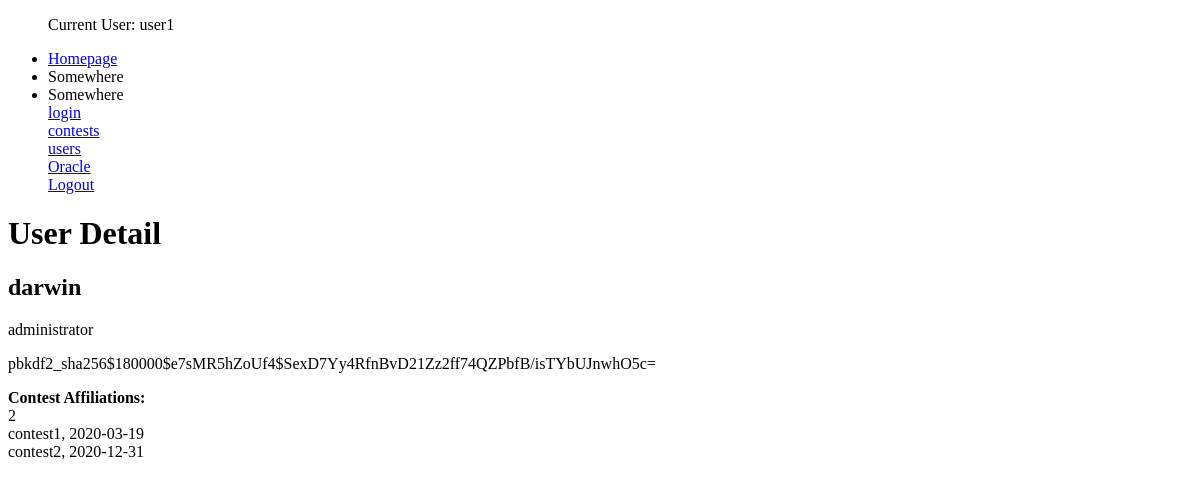
/users/1/ (signed in), run on an earlier commit of the app's database.
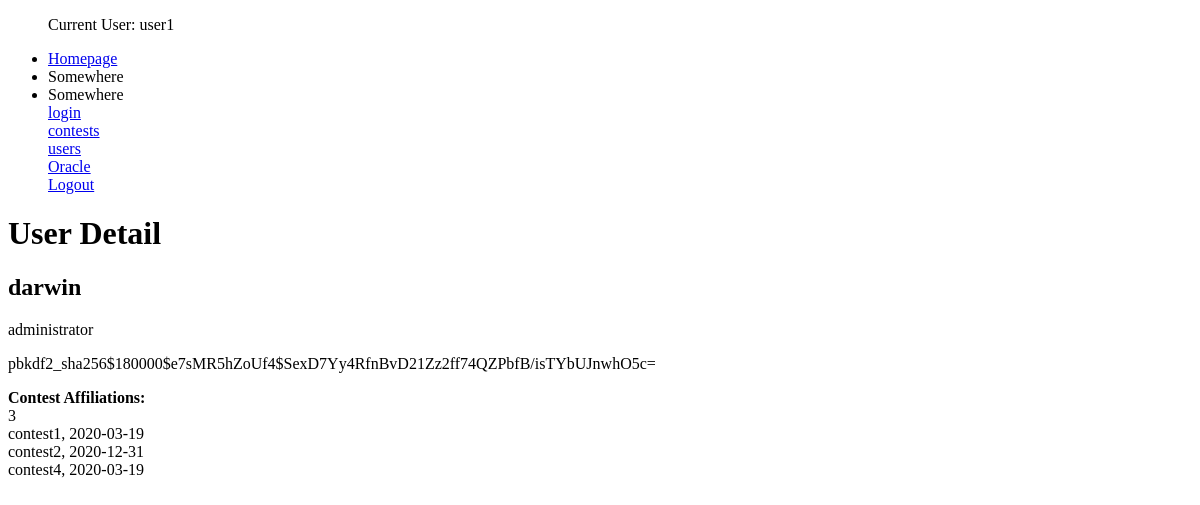
And on a later commit of the database.
### users/models.py (models this page shows, shortened)
class CustomUser(AbstractBaseUser):
    userName        = models.CharField(max_length = 30, unique = True)
    userType        = models.CharField(max_length=20,
                                    choices = user_choices,
                                    default = user_choices[1])
    participatingIn  = models.ManyToManyField(Contest, blank = True)
    date_joined     = models.DateTimeField(blank = True, null = True)
    last_login      = models.DateTimeField(blank = True, null = True)
    admin        = models.BooleanField(default = False)
    active       = models.BooleanField(default = True)
    staff        = models.BooleanField(default = False)
    is_superuser    = models.BooleanField(default = False)
    USERNAME_FIELD = 'userName'
    REQUIRED_FIELDS = ['userType', 'password']
    objects = MyAccountManager()

### contests/models.py (models this page shows, shortened)
class Contest(models.Model):
    contestName             = models.CharField(max_length = 20, unique = True)
    contestDate             = models.DateField()
    contestants             = models.ManyToManyField('users.CustomUser', blank = True)
    contestHours            = models.PositiveSmallIntegerField(default = 2)
    contestMinutes          = models.PositiveSmallIntegerField(default = 0)
    contestDuration         = models.DurationField(default = datetime.timedelta(days = 0, seconds=7200))
    isRunning               = models.BooleanField(default = False)
    def __str__(self):
        return self.contestName + ", " + str(self.contestDate)

### users/views.py (the view)
# urls.py: path('<int:id>/', login_required(UserDetailView.as_view()), name = 'user-detail'),
class UserDetailView(DetailView):
    template_name = 'users/user_detail.html'
    queryset = CustomUser.objects.all()
    def get_object(self):
        id_ = self.kwargs.get("id")
        return get_object_or_404(CustomUser, id = id_)

### users/templates/users/user_detail.html
{% extends 'base.html' %}
{% block content %}
<h1>User Detail</h1>
<h2>{{ object.userName }}</h2>
<p>{{ object.userType }}</p>
<p> {{ object.password }} </p>
<p>
    <b>Contest Affiliations: </b> <br>
    {{ object.participatingIn.count }} <br>
    {% for instance in object.participatingIn.all %}
        {{ instance }} <br>
    {% endfor %}
</p>
{% endblock %}

What changed in the data, as far as the page shows it:
changed CustomUser "darwin": participatingIn.count "2" → "3"
added Contest: contestName+contestDate "contest4, 2020-03-19"
